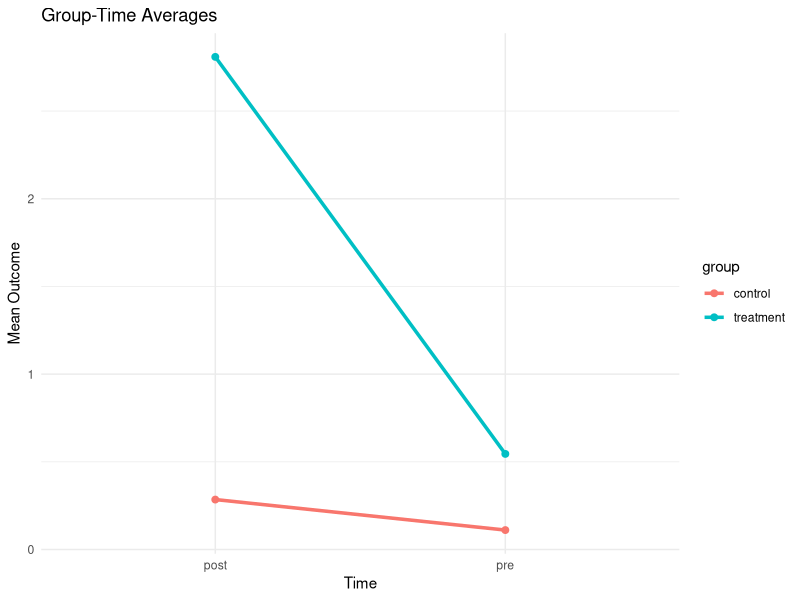

Reproduce this figure in R.
## ---- chunk 1
knitr::opts_chunk$set(echo = TRUE, message = FALSE, warning = FALSE)
library(dplyr)
library(ggplot2)
## ---- chunk 2
set.seed(123)
n <- 1000
group <- rep(c("control", "treatment"), each = n/2)
time <- rep(c("pre", "post"), times = n/2)
treated <- ifelse(group == "treatment" & time == "post", 1, 0)

baseline <- rnorm(n)
Y <- 2 * treated + 0.5 * as.numeric(group == "treatment") + 
     0.3 * as.numeric(time == "post") + baseline + rnorm(n, 0, 0.5)

df <- data.frame(group, time, treated, Y)
head(df)
## ---- chunk 3
df_summary <- df %>%
  group_by(group, time) %>%
  summarise(mean_Y = mean(Y), .groups = "drop")

ggplot(df_summary, aes(x = time, y = mean_Y, group = group, color = group)) +
  geom_line(size = 1.2) +
  geom_point(size = 2) +
  labs(title = "Group-Time Averages", y = "Mean Outcome", x = "Time") +
  theme_minimal()
## ---- chunk 4
df$time_num <- ifelse(df$time == "post", 1, 0)
df$group_num <- ifelse(df$group == "treatment", 1, 0)

did_model <- lm(Y ~ group_num * time_num, data = df)
summary(did_model)
